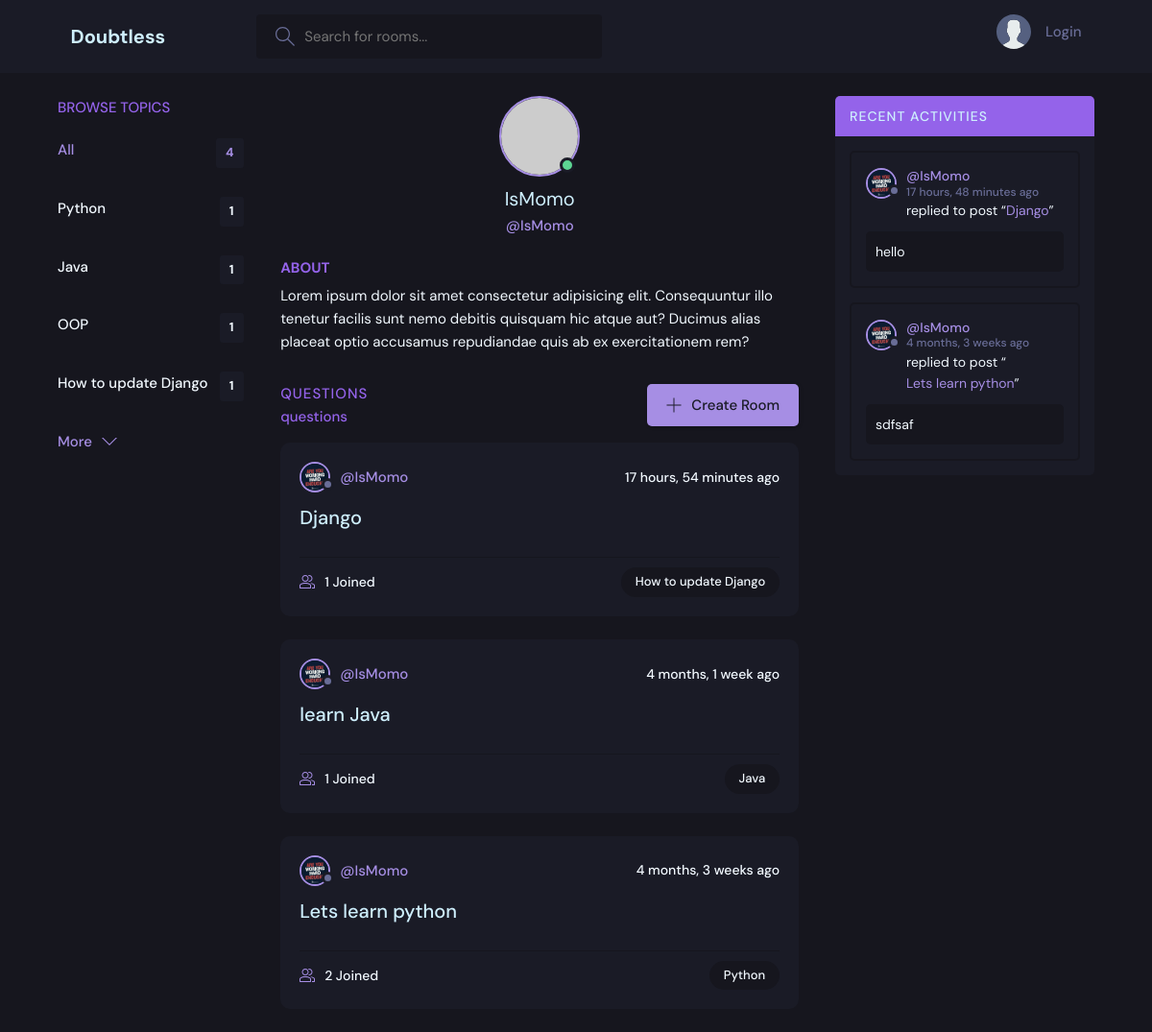
The app's page /profile/1/, older data.
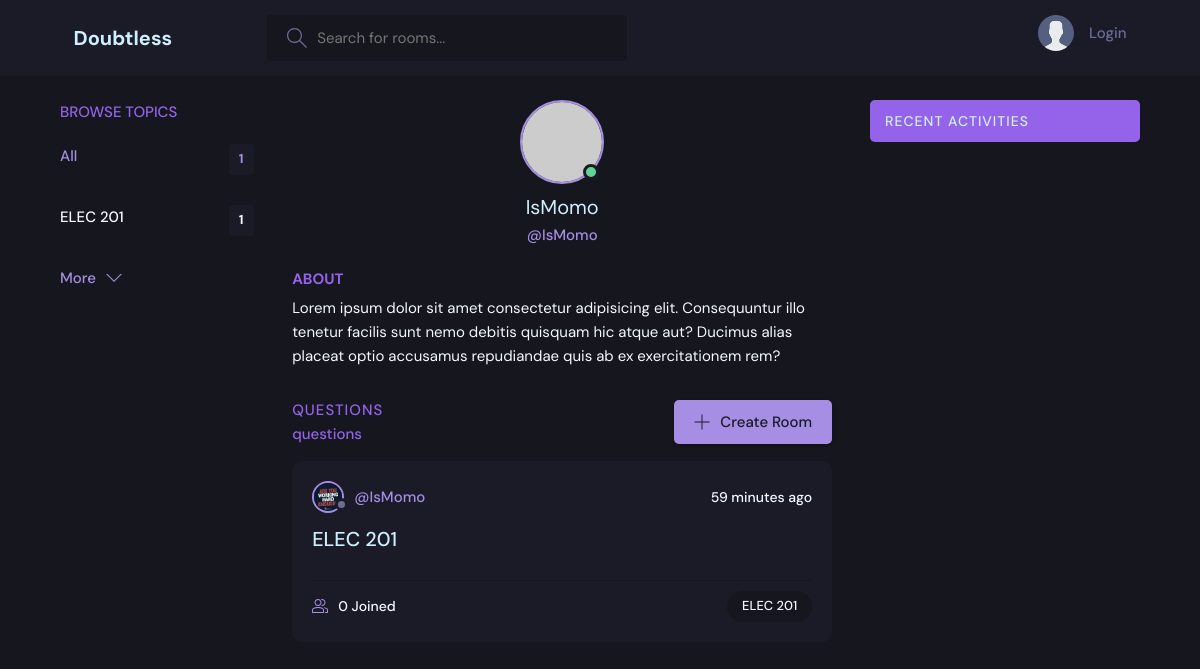
The same page, newer data.
### base/models.py (models this page shows, shortened)
class Topic(models.Model):
    name = models.CharField(max_length=200)

class User(AbstractUser):
    name = models.CharField(max_length=20, null=True)
    email = models.EmailField(unique=True, null=True)
    bio = models.TextField(null=True)
    avatar = models.ImageField(null=True, default="avatar.svg")
    USERNAME_FIELD = 'email'
    REQUIRED_FIELDS = []

class Questions(models.Model):
    host = models.ForeignKey(User, on_delete=models.SET_NULL, null=True)
    topic = models.ForeignKey(Topic, on_delete=models.SET_NULL, null=True)
    name = models.CharField(max_length=200)
    description = models.TextField(null=True, blank=True)
    participants = models.ManyToManyField(User, related_name='participants', blank=True)
    updated = models.DateTimeField(auto_now=True)
    created = models.DateTimeField(auto_now_add=True)
    class Meta:
        ordering = ['-updated', '-created']
    def __str__(self):
        return self.name

class Answer(models.Model):
    user = models.ForeignKey(User, on_delete=models.CASCADE)
    quest = models.ForeignKey(Questions, on_delete=models.CASCADE)
    body = models.TextField()
    updated = models.DateTimeField(auto_now = True)
    created = models.DateTimeField(auto_now_add = True)
    class Meta:
        ordering = ['-updated', '-created']

### base/views.py (the view)
# urls.py: path('profile/<str:pk>/', views.userProfile, name="user-profile"),
def userProfile(request, pk):
    user = User.objects.get(id = pk)
    quests = user.questions_set.all()
    questions_answers = user.answer_set.all()
    topics = Topic.objects.all()
    context={'user':user, 'quests':quests, 'questions_answers':questions_answers, 'topics': topics}
    return render(request, 'profile.html', context)

### templates/profile.html (shortened to what this page needs)
{% extends 'MainTemplate.html' %}
{% block content %}
<main class="profile-page layout layout--3">
  <div class="container">
    {% include 'topics_component.html' %}
    <div class="roomList">
      <div class="profile">
        <div class="profile__avatar">
          <div class="avatar avatar--large active">
            <img src="https://randomuser.me/api/portraits/men/11.jpg" />
          </div>
        </div>
        <div class="profile__info">
          <h3>{{user.username}}</h3>
          <p>@{{user.username}}</p>
        </div>
        <div class="profile__about">
          <h3>About</h3>
          <p>
            Lorem ipsum dolor sit amet consectetur adipisicing elit. Consequuntur illo tenetur
            facilis sunt nemo debitis quisquam hic atque aut? Ducimus alias placeat optio
            accusamus repudiandae quis ab ex exercitationem rem?
          </p>
        </div>
      </div>
      <div class="roomList__header">
        <div>
          <h2>Questions</h2>
          <p>{{questions_count}} questions</p>
        </div>
        <a class="btn btn--main" href="{% url 'create-questions' %}">
          <svg version="1.1" xmlns="http://www.w3.org/2000/svg" width="32" height="32" viewBox="0 0 32 32">
            <title>add</title>
            <path
              d="M16.943 0.943h-1.885v14.115h-14.115v1.885h14.115v14.115h1.885v-14.115h14.115v-1.885h-14.115v-14.115z"
            ></path>
          </svg>
          Create Room
        </a>
      </div>
      {% include 'feed_component.html' %}
    </div>
    {% include 'activity_component.html' %}
  </div>
</main>
{% endblock content %}

### templates/MainTemplate.html (shortened to what this page needs)
<!DOCTYPE html>
{% load static %}
<html lang="en">
  <head>
    <link rel="stylesheet" href="{% static 'styles/style.css' %}" />
  </head>
  <body>
    {% include 'navbar.html' %}
    {% block content %}
    {% endblock %}
  </body>
</html>

### templates/navbar.html (shortened to what this page needs)
{% load static %}
<header class="header header--loggedIn">
    <div class="container">
        <a href="{% url 'home' %}" class="header__logo">
        <h1>Doubtless</h1>
        </a>
        <form class="header__search" method="GET" action="{% url 'home' %}">
        <label>
            <input name="q" placeholder="Search for rooms..." />
        </label>
        </form>
        <nav class="header__menu">
        {% if request.user.is_authenticated %}
        <div class="header__user">
            <a href="{% url 'update-user' %}">
            <div class="avatar avatar--medium active">
                <img src="{{request.user.avatar.url}}" />
            </div>
            <p>{{request.user.username}} <span>@{{request.user.username}}</span></p>
            </a>
            <button class="dropdown-button">
            <svg version="1.1" xmlns="http://www.w3.org/2000/svg" width="32" height="32" viewBox="0 0 32 32">
                <title>chevron-down</title>
                <path d="M16 21l-13-13h-3l16 16 16-16h-3l-13 13z"></path>
            </svg>
            </button>
        </div>
        {% else %}
        <a href="{% url 'login' %}">
            <img src="{% static 'images/avatar.svg' %}" />
            <p>Login</p>
        </a>
        {% endif %}
        </nav>
    </div>
</header>

### templates/topics_component.html
<div class="topics">
    <div class="topics__header">
      <h2>Browse Topics</h2>
    </div>
    <ul class="topics__list">
      <li>
        <a href="{% url 'home' %}" class="active">All <span>{{topics.count}}</span></a>
      </li>
      {% for topic in topics %}
      <li>
        <a href="{% url 'home' %}?q={{topic.name}}">{{topic.name}} <span>{{topic.questions_set.all.count}}</span></a>
      </li>
      {% endfor %}
    </ul>
    <a class="btn btn--link" href="{% url "topics" %}">
      More
      <svg version="1.1" xmlns="http://www.w3.org/2000/svg" width="32" height="32" viewBox="0 0 32 32">
        <title>chevron-down</title>
        <path d="M16 21l-13-13h-3l16 16 16-16h-3l-13 13z"></path>
      </svg>
    </a>
  </div>

### templates/feed_component.html (shortened to what this page needs)
{% for quest in quests %}
<div class="roomListRoom">
    <div class="roomListRoom__header">
      <a href="{% url 'user-profile' quest.host.id %}" class="roomListRoom__author">
        <div class="avatar avatar--small">
          <img src="{{quest.host.avatar.url}}" />
        </div>
        <span>@{{quest.host.username}}</span>
      </a>
      <div class="roomListRoom__actions">
        <span>{{quest.created | timesince}} ago</span>
      </div>
    </div>
    <div class="roomListRoom__content">
      <a href="{% url 'questions' quest.id%}">{{quest.name}}</a>
    </div>
    <div class="roomListRoom__meta">
      <a href="{% url 'questions' quest.id%}" class="roomListRoom__joined">
        {{quest.participants.all.count}} Joined
      </a>
      <p class="roomListRoom__topic">{{quest.topic.name}}</p>
    </div>
</div>
{% endfor %}

### templates/activity_component.html (shortened to what this page needs)
<div class="activities">
    <div class="activities__header">
      <h2>Recent Activities</h2>
    </div>
    {% for questions_answer in questions_answers %}
    <div class="activities__box">
        <div class="activities__boxHeader roomListRoom__header">
        <a href="{% url 'user-profile' questions_answer.user.id %}" class="roomListRoom__author">
          <div class="avatar avatar--small">
            <img src="{{questions_answer.user.avatar.url}}" />
          </div>
          <p>
            @{{questions_answer.user.username}}
            <span>{{questions_answer.created|timesince}} ago</span>
          </p>
        </a>
        </div>
        <div class="activities__boxContent">
            <p>replied to post “<a href="{% url 'questions' questions_answer.id %}">{{questions_answer.quest}}</a>”</p>
            <div class="activities__boxRoomContent">
            {{questions_answer.body}}
            </div>
        </div>
    </div>
    {% endfor %}
</div>

Row changes from the older to the newer data that the page shows:
removed Topic: name "Python", questions_set.all.count "1"
removed Topic: name "Java", questions_set.all.count "1"
removed Topic: name "OOP", questions_set.all.count "1"
removed Topic: name "How to update Django", questions_set.all.count "1"
removed Questions: host.avatar (picture), host.username "IsMomo", created "17 hours, 54 minutes", name "Django", participants.all.count "1", topic.name "How to update Django"
removed Questions: host.avatar (picture), host.username "IsMomo", created "4 months, 1 week", name "learn Java", participants.all.count "1", topic.name "Java"
removed Questions: host.avatar (picture), host.username "IsMomo", created "4 months, 3 weeks", name "Lets learn python", participants.all.count "2", topic.name "Python"
removed Answer: user.avatar (picture), user.username "IsMomo", created "17 hours, 48 minutes", quest "Django", body "hello"
removed Answer: user.avatar (picture), user.username "IsMomo", created "4 months, 3 weeks", quest "Lets learn python", body "sdfsaf"
added Topic: name "ELEC 201", questions_set.all.count "1"
added Questions: host.avatar (picture), host.username "IsMomo", created "59 minutes", name "ELEC 201", participants.all.count "0", topic.name "ELEC 201"
Text that changed along with them:
{{ topics.count }}: "4" → "1"
